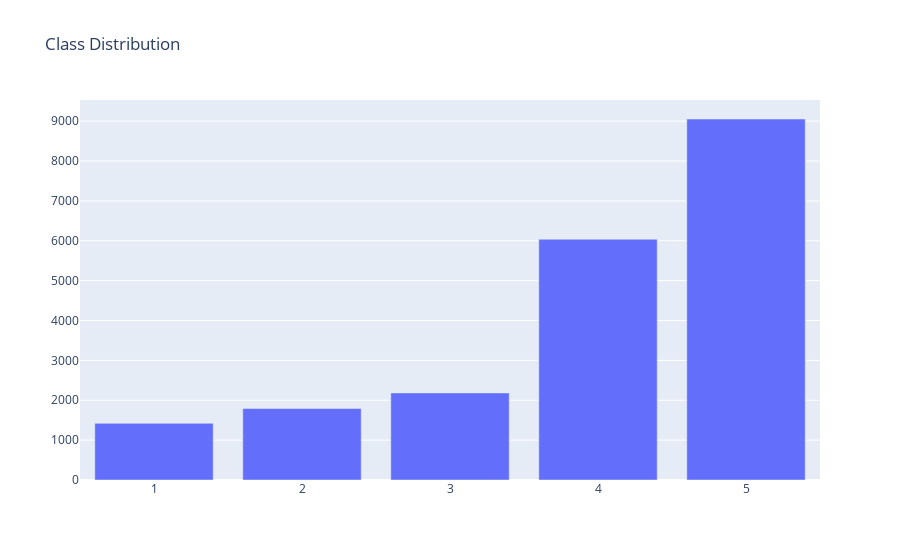

Notebook code cell kept with this figure:
### Code cell
distribution_plot(x = class_dist.index, y = class_dist.values,name = 'Class Distribution')

### Figure 1 — Plotly figure (JSON) as saved in the notebook; plotly's stock layout.template omitted (floating-point values rounded to 4 significant figures)
{"data": [{"type": "bar", "x": [5, 4, 3, 2, 1], "y": [9054, 6039, 2184, 1793, 1421]}], "layout": {"title": {"text": "Class Distribution"}}}
